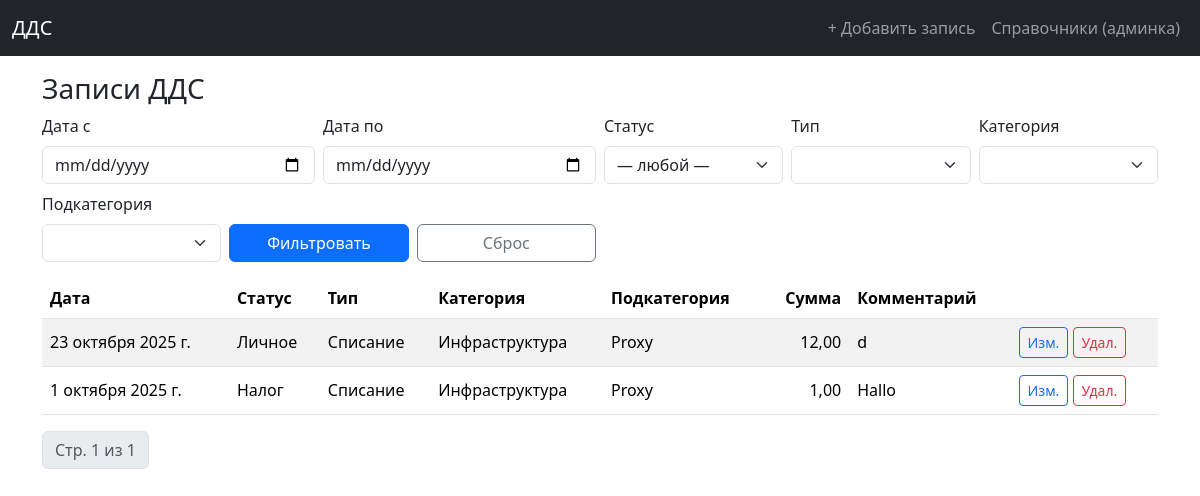
The page / on the database its author committed.
### cashflow/models.py (models this page shows, shortened)
class TimeStampedModel(models.Model):
    created_at = models.DateTimeField(auto_now_add=True, null=True, blank=True)
    updated_at = models.DateTimeField(auto_now=True, null=True, blank=True)
    class Meta:
        abstract = True

class CashFlow(TimeStampedModel):
    record_date = models.DateField()
    status = models.ForeignKey(Status, on_delete=models.PROTECT, related_name="cashflows")
    movement_type = models.ForeignKey(MovementType, on_delete=models.PROTECT, related_name="cashflows")
    category = models.ForeignKey(Category, on_delete=models.PROTECT, related_name="cashflows")
    subcategory = models.ForeignKey(Subcategory, on_delete=models.PROTECT, related_name="cashflows")
    amount = models.DecimalField(max_digits=14, decimal_places=2)
    comment = models.TextField(blank=True)
    class Meta:
        ordering = ["-record_date", "-id"]
        constraints = [
            models.CheckConstraint(check=Q(amount__gt=0), name="amount_positive"),
        ]
        verbose_name = "Запись ДДС"
        verbose_name_plural = "Записи ДДС"

class Status(TimeStampedModel):
    name = models.CharField(max_length=100, unique=True)
    class Meta:
        ordering = ["name"]
        verbose_name = "Статус"
        verbose_name_plural = "Статусы"

class MovementType(TimeStampedModel):
    name = models.CharField(max_length=100, unique=True)
    class Meta:
        ordering = ["name"]
        verbose_name = "Тип операции"
        verbose_name_plural = "Типы операций"

class Category(TimeStampedModel):
    name = models.CharField(max_length=150)
    movement_type = models.ForeignKey(
        MovementType, on_delete=models.PROTECT, related_name="categories"
    )
    class Meta:
        ordering = ["name"]
        unique_together = ("name", "movement_type")
        verbose_name = "Категория"
        verbose_name_plural = "Категории"

class Subcategory(TimeStampedModel):
    name = models.CharField(max_length=150)
    category = models.ForeignKey(
        Category, on_delete=models.PROTECT, related_name="subcategories"
    )
    class Meta:
        ordering = ["name"]
        unique_together = ("name", "category")
        verbose_name = "Подкатегория"
        verbose_name_plural = "Подкатегории"

### cashflow/views.py (the view)
# urls.py: path("", views.cashflow_list, name="cashflow_list"),
def cashflow_list(request):
    qs = CashFlow.objects.select_related(
        "status", "movement_type", "category", "subcategory"
    ).all()
    date_from = request.GET.get("date_from")
    date_to = request.GET.get("date_to")
    status_id = request.GET.get("status")
    type_id = request.GET.get("movement_type")
    category_id = request.GET.get("category")
    subcategory_id = request.GET.get("subcategory")
    if date_from:
        qs = qs.filter(record_date__gte=date_from)
    if date_to:
        qs = qs.filter(record_date__lte=date_to)
    if status_id:
        qs = qs.filter(status_id=status_id)
    if type_id:
        qs = qs.filter(movement_type_id=type_id)
    if category_id:
        qs = qs.filter(category_id=category_id)
    if subcategory_id:
        qs = qs.filter(subcategory_id=subcategory_id)
    paginator = Paginator(qs, 20)
    page_obj = paginator.get_page(request.GET.get("page"))
    return render(request, "cashflow_list.html", {"page_obj": page_obj, "params": request.GET})

### cashflow/templates/cashflow_list.html (shortened to what this page needs)
{% extends "base.html" %}
{% block content %}
<h3>Записи ДДС</h3>
<form class="row g-2 mb-3" method="get">
  <div class="col-sm-3">
    <label class="form-label">Дата с</label>
    <input type="date" name="date_from" class="form-control" value="{{ params.date_from }}" />
  </div>
  <div class="col-sm-3">
    <label class="form-label">Дата по</label>
    <input type="date" name="date_to" class="form-control" value="{{ params.date_to }}" />
  </div>
  <div class="col-sm-2">
    <label class="form-label">Статус</label>
    <select class="form-select" name="status" id="filter-status"></select>
  </div>
  <div class="col-sm-2">
    <label class="form-label">Тип</label>
    <select class="form-select" name="movement_type" id="filter-type"></select>
  </div>
  <div class="col-sm-2">
    <label class="form-label">Категория</label>
    <select class="form-select" name="category" id="filter-category"></select>
  </div>
  <div class="col-sm-2">
    <label class="form-label">Подкатегория</label>
    <select class="form-select" name="subcategory" id="filter-subcategory"></select>
  </div>
  <div class="col-sm-2 align-self-end">
    <button class="btn btn-primary w-100">Фильтровать</button>
  </div>
  <div class="col-sm-2 align-self-end">
    <a class="btn btn-outline-secondary w-100" href="/">Сброс</a>
  </div>
</form>
<div class="table-responsive">
  <table class="table table-striped table-hover align-middle">
    <thead>
      <tr>
        <th>Дата</th>
        <th>Статус</th>
        <th>Тип</th>
        <th>Категория</th>
        <th>Подкатегория</th>
        <th class="text-end">Сумма</th>
        <th>Комментарий</th>
        <th></th>
      </tr>
    </thead>
    <tbody>
      {% for obj in page_obj.object_list %}
        <tr>
          <td>{{ obj.record_date }}</td>
          <td>{{ obj.status.name }}</td>
          <td>{{ obj.movement_type.name }}</td>
          <td>{{ obj.category.name }}</td>
          <td>{{ obj.subcategory.name }}</td>
          <td class="text-end">{{ obj.amount }}</td>
          <td>{{ obj.comment|default:"" }}</td>
          <td class="text-nowrap">
            <a class="btn btn-sm btn-outline-primary" href="/cashflows/{{ obj.id }}/edit/">Изм.</a>
            <form method="post" action="/cashflows/{{ obj.id }}/delete/" style="display:inline">{% csrf_token %}
              <button class="btn btn-sm btn-outline-danger" onclick="return confirm('Удалить запись?')">Удал.</button>
            </form>
          </td>
        </tr>
      {% empty %}
        <tr><td colspan="8" class="text-center text-muted">Нет данных</td></tr>
      {% endfor %}
    </tbody>
  </table>
</div>
<nav>
  <ul class="pagination">
    <li class="page-item disabled"><span class="page-link">Стр. {{ page_obj.number }} из {{ page_obj.paginator.num_pages }}</span></li>
  </ul>
</nav>
{% endblock %}

### cashflow/templates/base.html (shortened to what this page needs)
<!doctype html>
<html lang="ru">
<head>
  <link href="https://cdn.jsdelivr.net/npm/bootstrap@5.3.3/dist/css/bootstrap.min.css" rel="stylesheet">
</head>
<body>
<nav class="navbar navbar-expand-lg navbar-dark bg-dark mb-3">
  <div class="container-fluid">
    <a class="navbar-brand" href="/">ДДС</a>
    <div class="navbar-nav">
      <a class="nav-link" href="/cashflows/create/">+ Добавить запись</a>
      <a class="nav-link" href="/admin/" target="_blank">Справочники (админка)</a>
    </div>
  </div>
</nav>
<div class="container">
  {% block content %}{% endblock %}
</div>
</body>
</html>

### rows shown on the page
CashFlow: record_date "23 октября 2025 г.", status.name "Личное", movement_type.name "Списание", category.name "Инфраструктура", subcategory.name "Proxy", amount "12,00", comment "d"
CashFlow: record_date "1 октября 2025 г.", status.name "Налог", movement_type.name "Списание", category.name "Инфраструктура", subcategory.name "Proxy", amount "1,00", comment "Hallo"

### other values the page prints
{{ page_obj.number }} "1"
{{ page_obj.paginator.num_pages }} "1"
